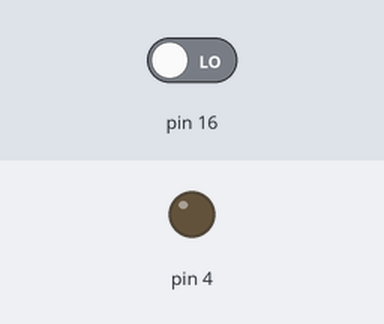
Simulated run of this sketch. Board: Arduino Uno, built with avr-gcc and run on an emulated ATmega328P. Parts: output pins drawn as LEDs (lit = HIGH). Inputs (shaded band) come from the test bench; at power-on: pin 16 LOW. What the sketch prints to the serial monitor is not drawn.

Above: at 2.2 s.
2.3 s: pin 16 driven HIGH
At 5.1 s:
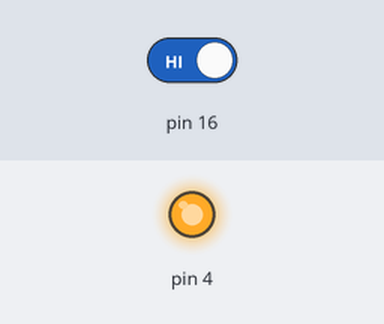
5.3 s: pin 16 driven LOW
At 6.4 s:
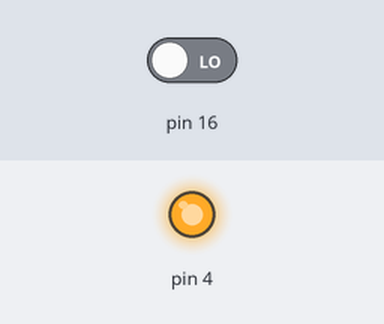
Timing chart, 0 to 8.3 s (numbered marks = the images above; inputs shaded):
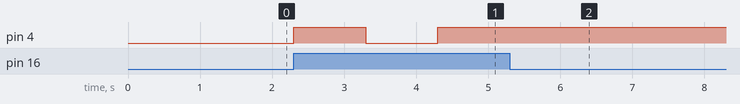

The sketch:

5_18_debouncing.ino
```cpp
/**
 * 5.18 - Debouncing
 */

unsigned long t = 0;

void setup() {
  Serial.begin(115200);
  delay(1000);
  Serial.println("Debouncing");

  pinMode(4, OUTPUT);
  pinMode(16, INPUT);
}

void loop() {
  if (digitalRead(16)) {
    if ((millis()-t) > 1000) {
      digitalWrite(4, !digitalRead(4));
      t = millis();
    }
  }
}
```

Measured:
- after the input at 2.3 s, pin 4: LOW → HIGH at once, → LOW 1.0 s later, → HIGH 1.0 s later
- after the input at 5.3 s, pin 4: stops changing and stays HIGH
